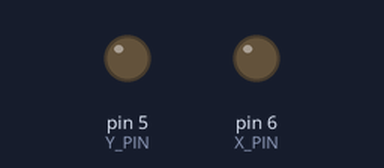
Bench run of a sketch on a simulated Arduino Uno, built with avr-gcc and run on an emulated ATmega328P. On the bench: output pins drawn as LEDs (lit = HIGH).

Above: at 0.05 s.
Timing chart, 0 to 3.0 s (numbered marks = the images above):
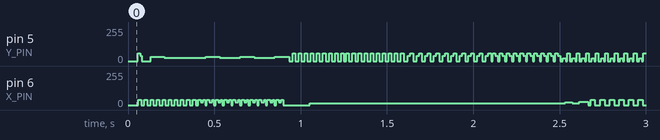

The sketch:

scope_xy_text.ino
```cpp
// Debugger tools ref: https://www.codeproject.com/Articles/5160447/Creating-and-Debugging-Arduino-Programs-in-Visua-2
// #include <app_api.h>
// #include <avr_debugger.h>
// #include <avr8-stub.h>

// Reference from: https://github.com/GadgetReboot/Arduino/blob/master/Uno/Oscilloscope_XY_PWM_Tutorial/scope_XY_Test.ino

#define TEXT1            ("YEAH>///<")
#define TEXT2            ("HELL")

#define X_PIN             (6)
#define Y_PIN             (5)
#define CHAR_CNT          (30)
#define CHAR_PTS_MAX      (12)
#define WORD_CNT          (10)
#define BIG_SYMBOL        (27)
#define SMALL_SYMBOL      (28)
#define SLASH_SYMBOL      (29)

#define TRACE_DELAY	      (5000)  // trace delay in uS. making this longer will
                                  // result in a straighter drawing, but slower
                                  // refresh rate. making it too short will result
                                  // in an angular blob.

typedef unsigned char   u8;

typedef enum ROW_e {
    ROW_0 = 0,
    ROW_1 = 1
}ROW_t;

typedef struct _pts_t {
    u8 x;
    u8 y;
} pts_t;

typedef struct _word_t{
    pts_t s[CHAR_PTS_MAX];
    u8 len;
} word_t;

const word_t dict[CHAR_CNT] = {
    // 0. None
    {
        .s = {{0, 0}},
        .len = 1,
    },

    // 1. A
    {
        .s = {{0, 0}, {0, 3}, {2, 3}, {2, 0}, {2, 2}, {0, 2}, {0, 0}},
        .len = 7,
    },

    // 2. B
    {
        .s = {{0, 0}, {2, 0}, {2, 3}, {0, 3}, {1, 3}, {1, 0}, {1, 2}, {2, 2}, {2, 0}, {0, 0}},
        .len = 10,
    },

    // 3. C
    {
        .s = {{0, 0}, {2, 0}, {0, 0}, {0, 3}, {2, 3}, {0, 3}, {0, 0}},
        .len = 7,
    },

    // 4. D
    {
        .s = {{0, 0}, {2, 0}, {2, 3}, {0, 3}, {1, 3}, {1, 0}, {0, 0}},
        .len = 7,
    },

    // 5. E
    {
        .s = {{0, 0}, {2, 0}, {0, 0}, {0, 2}, {2 ,2}, {0, 2}, {0, 3}, {2, 3}, {0, 3}, {0, 0}},
        .len = 10,
    },

    // 6. F
    {
        .s = {{0, 0}, {0, 3}, {2, 3}, {0, 3}, {0, 2}, {2, 2}, {0, 2}, {0, 0}},
        .len = 8,
    },

    // 7. G
    {
        .s = {{0, 0}, {2, 0}, {2, 1}, {1, 1}, {2, 1}, {2, 0}, {0, 0}, {0, 3}, {2, 3}, {0, 3}, {0, 0}},
        .len = 11,
    },

    // 8. H
    {
        .s = {{0, 0}, {0, 3}, {0, 2}, {2, 2}, {2, 3}, {2, 0}, {2, 2}, {0, 2}, {0, 0}},
        .len = 9,
    },

    // 9. I
    {
        .s = {{0, 0}, {2, 0}, {1, 0}, {1, 3}, {0, 3}, {2, 3}, {1, 3}, {1, 0}, {0, 0}},
        .len = 9,
    },

    // 10. J
    {
        .s = {{0, 0}, {0, 1}, {0, 0}, {2, 0}, {2, 3}, {2, 0}, {0, 0}},
        .len = 7,
    },

    // 11. K
    {
        .s = {{0, 0}, {0, 3}, {0, 1}, {2, 3}, {0, 1}, {2, 0}, {0, 1}, {0, 0}},
        .len = 8,
    },

    // 12. L
    {
        .s = {{0, 0}, {2, 0}, {0, 0}, {0, 3}, {0, 0}},
        .len = 5,
    },

    // 13. M
    {
        .s = {{0, 0}, {0, 3}, {1, 2}, {2, 3}, {2, 0}, {2, 3}, {1, 2}, {0, 3}, {0, 0}},
        .len = 9,
    },

    // 14. N
    {
        .s = {{0, 0}, {0, 3}, {2, 0}, {2, 3}, {2, 0}, {0, 3}, {0, 0}},
        .len = 7,
    },

    // 15. O
    {
        .s = {{0, 0}, {2, 0}, {2, 3}, {0, 3}, {0, 0}},
        .len = 5,
    },

    // 16. P
    {
        .s = {{0, 0}, {0, 3}, {2, 3}, {2, 2}, {0, 2}, {2, 2}, {2, 3}, {0, 3}, {0, 0}},
        .len = 9,
    },

    // 17. Q
    {
        .s = {{0, 0}, {0, 3}, {2, 3}, {2, 0}, {1, 1}, {2, 0}, {0, 0}},
        .len = 7,
    },

    // 18. R
    {
        .s = {{0, 0}, {0, 3}, {2, 3}, {2, 2}, {0, 2}, {1, 2}, {2, 0}, {1, 2}, {0, 2}, {0, 0}},
        .len = 10,
    },

    // 19. S
    {
        .s = {{0, 0}, {2, 0}, {2, 2}, {0, 2}, {0, 3}, {2, 3}, {0, 3}, {0, 2}, {2, 2}, {2, 0}, {0, 0}},
        .len = 11,
    },

    // 20. T
    {
        .s = {{0, 0}, {1, 0}, {1, 3}, {0, 3}, {2, 3}, {1, 3}, {1, 0}, {0, 0}},
        .len = 8,
    },

    // 21. U
    {
        .s = {{0, 0}, {0, 3}, {0, 0}, {2, 0}, {2, 3}, {2, 0}, {0, 0}},
        .len = 7,
    },

    // 22. V
    {
        .s = {{0, 0}, {1, 0}, {0, 3}, {1, 0}, {2, 3}, {1, 0}, {0, 0}},
        .len = 7,
    },

    // 23. W
    {
        .s = {{0, 0}, {0, 3}, {0, 0}, {1, 1}, {2, 0}, {2, 3}, {2, 0}, {1, 1}, {0, 0}},
        .len = 9,
    },

    // 24. X
    {
        .s = {{0, 0}, {2, 3}, {1, 2}, {0, 3}, {2, 0}, {1, 2}, {0, 0}},
        .len = 7,
    },

    // 25. Y
    {
        .s = {{0, 0}, {1, 0}, {1, 2}, {0, 3}, {1, 2}, {2, 3}, {1, 2}, {1, 0}, {0, 0}},
        .len = 9
    },

    // 26. Z
    {
        .s = {{0, 0}, {2, 0}, {0, 0}, {2, 3}, {0, 3}, {2, 3}, {0, 0}},
        .len = 7,
    },

    // 27. >
    {
        .s = {{0, 0}, {2, 1}, {0, 3}, {2, 1}, {0, 0}},
        .len = 5,
    },

    // 28. <
    {
        .s = {{0, 0}, {2, 0}, {0, 1}, {2, 3}, {0, 1}, {2, 0}, {0, 0}},
        .len = 7,
    },

    // 29. /
    {
        .s = {{0, 0}, {2, 3}, {0, 0}},
        .len = 3,
    }
};


typedef struct _sentence   sentence_t;

struct _sentence
{
    const char *s;
    const pts_t offset;
    const pts_t ratio;
    const pts_t org_size;
    ROW_t row_pos;
    u8 len;
    u8 idxs[WORD_CNT];
    word_t words[WORD_CNT+2];
    void (*init)(sentence_t *h);
    void (*copy)(sentence_t *h);
    void (*resize)(sentence_t *h);
    void (*reposition)(sentence_t *h);
    void (*newline)(sentence_t *h);
};

void str2idxs(const char *s, u8 *dst_idxs, u8 len)
{
    for (u8 i=0; i<len; i++)
    {
        if (isalpha(s[i]))
        {
            if (isupper(s[i]))
            {
                dst_idxs[i] = s[i] - 'A' + 1;
            }
            else
            {
                dst_idxs[i] = s[i] - 'a' + 1;
            }
        }
        else
        {
            if ('>' == s[i])
            {
                dst_idxs[i] = BIG_SYMBOL;
            }
            else if ('<' == s[i])
            {
                dst_idxs[i] = SMALL_SYMBOL;
            }
            else if ('/' == s[i])
            {
                dst_idxs[i] = SLASH_SYMBOL;
            }
            else
            {
                dst_idxs[i] = 0;
            }
        }
    }
}

void init(sentence_t *h)
{
    h->len = strlen(h->s);
    str2idxs(h->s, h->idxs, h->len);
    h->copy(h);
}

void copy(sentence_t *h)
{
    for (u8 c=0; c<h->len; c++)
    {
        u8 idx = h->idxs[c];
        u8 p_len = dict[idx].len;
        for (u8 p=0; p<p_len; p++)
        {
            h->words[c].s[p].x = dict[idx].s[p].x;
            h->words[c].s[p].y = dict[idx].s[p].y;
            h->words[c].len    = dict[idx].len;
        }
    }
}

void resize(sentence_t *h)
{
    for (u8 c=0; c<h->len; c++)
    {
        u8 p_max = h->words[c].len;
        for (u8 p=0; p<p_max; p++)
        {
            h->words[c].s[p].x *= h->ratio.x;
            h->words[c].s[p].y *= h->ratio.y;
        }
    }
}

void reposition(sentence_t *h)
{
    u8 x_offset = (h->org_size.x * h->ratio.x) + h->offset.x;
    u8 y_offset = (h->org_size.y * h->ratio.y) + h->offset.y;

    for (u8 c=0; c<h->len; c++)
    {
        u8 p_max = h->words[c].len;
        for (u8 p=0; p<p_max; p++)
        {
            h->words[c].s[p].x += (c * x_offset);

            if (ROW_1 == h->row_pos)
            {
                h->words[c].s[p].y += y_offset;
            }
        }
    }
}

void newline(sentence_t *h)
{
    u8 c = ++(h->len) - 1;

    if (ROW_0 == h->row_pos)
    {
        h->words[c].s[0].x = 0;
        h->words[c].s[0].y = 0;
        h->words[c].len    = 1;
    }
    else
    {
        h->words[c].s[0].x = 0;
        h->words[c].s[0].y = (h->org_size.y * h->ratio.y) + h->offset.y;

        h->words[c].s[1].x = 0;
        h->words[c].s[1].y = 0;
        h->words[c].len    = 2;
    }
}

void show_one_word(word_t *words, u8 c, u8 ratio)
{
    u8 p_len = words[c].len;

    for (u8 p=0; p<p_len; p++)
    {
        u8 x = words[c].s[p].x * ratio;
        u8 y = words[c].s[p].y * ratio;

        analogWrite(X_PIN, x);
        analogWrite(Y_PIN, y);
        delayMicroseconds(TRACE_DELAY);   // wait TRACE_DELAY microseconds
    }
}

void show_sentence(sentence_t *s)
{
    for (u8 c=0; c<s->len; c++)
    {
        show_one_word(s->words, c, 1);
    }
}

void loop_show_all_words()
{
    for (u8 c=0; c<CHAR_CNT; c++)
    {
        for (u8 i=0; i<10; i++)
        {
            show_one_word((word_t*)dict, c, 20);
        }
    }
}

void setup()
{
    // debug_init();
    pinMode(X_PIN, OUTPUT);
    pinMode(Y_PIN, OUTPUT);

    // The following sets the PWM clock to maximum on the Arduino(no CPU clock division)
    // DO NOT CHANGE THESE UNLESS YOU KNOW WHAT YOU ARE DOING!
    TCCR0A = (	1 << COM0A1 | 0 << COM0A0 |		// clear OC0A on compare match (hi-lo PWM)
                1 << COM0B1 | 0 << COM0B0 |		// clear OC0B on compare match (hi-lo PWM)
                1 << WGM01  | 1 << WGM00);		// set PWM lines at 0xFF

    TCCR0B = (	0 << FOC0A | 0 << FOC0B |		// no force compare match
                0 << WGM02 |			        // set PWM lines at 0xFF
                0 << CS02	 | 0 << CS01 |		// use system clock (no divider)
                1 << CS00 );

    TIMSK0 = (	0 << OCIE0B | 0 << TOIE0 |
                0 << OCIE0A );
}


void loop()
{
    loop_show_all_words();

    sentence_t s1 =
    {
        .s          = TEXT1,
        .offset     = {8, 10},
        .ratio      = {8, 10},
        .org_size   = {2, 3},
        .row_pos    = ROW_0,
        .len        = 0,
        .idxs       = {0},
        .words      = {0},
        .init       = init,
        .copy       = copy,
        .resize     = resize,
        .reposition = reposition,
        .newline    = newline,
    };

    s1.init(&s1);
    s1.resize(&s1);
    s1.reposition(&s1);
    s1.newline(&s1);

    sentence_t s2 =
    {
        .s          = TEXT2,
        .offset     = {8, 10},
        .ratio      = {8, 10},
        .org_size   = {2, 3},
        .row_pos    = ROW_1,
        .len        = 0,
        .idxs       = {0},
        .words      = {0},
        .init       = init,
        .copy       = copy,
        .resize     = resize,
        .reposition = reposition,
        .newline    = newline,
    };

    s2.init(&s2);
    s2.resize(&s2);
    s2.reposition(&s2);
    s2.newline(&s2);

    while(1)
    {
        show_sentence(&s1);
        show_sentence(&s2);
    }

    // while(1)
    // {
    //     loop_show_all_words();
    // }

    // while(1)
    // {
    //     show_one_word((word_t*)dict, SLASH_SYMBOL, 20);
    // }
}
```
